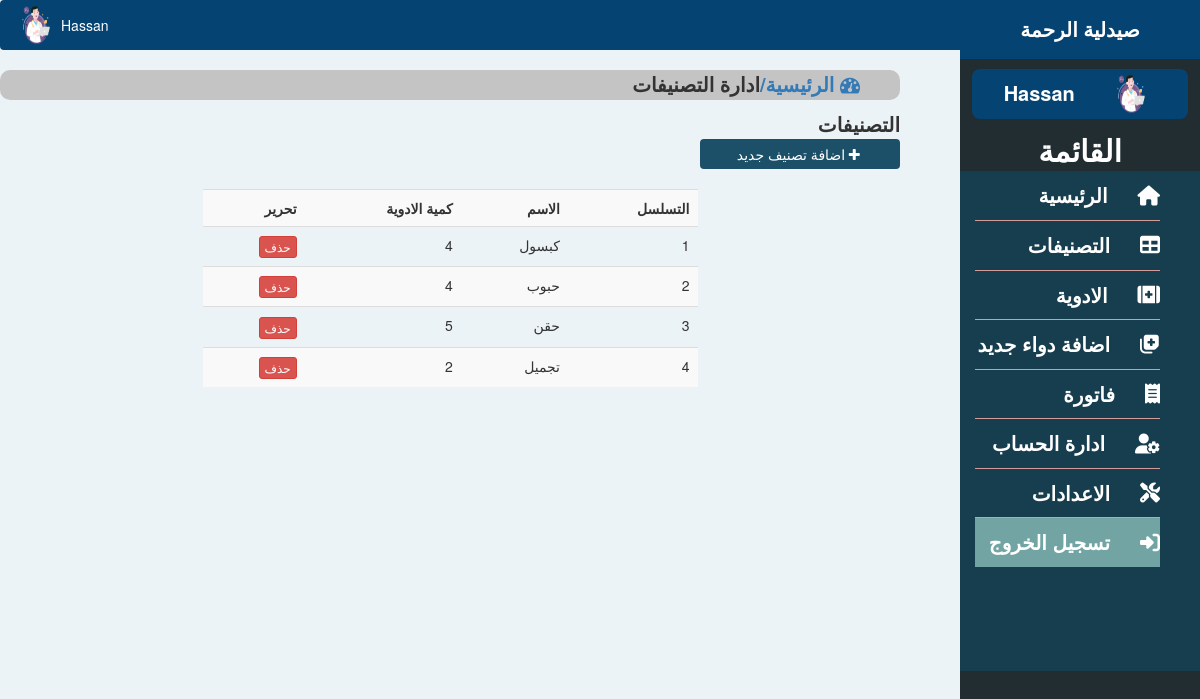
Screenshot of /manageCat.php (signed in) with the database file from the repository.
### tables this page shows
CREATE TABLE `site` (
  `id` int(11) NOT NULL,
  `title` varchar(222) NOT NULL,
  `name` varchar(222) NOT NULL
);

CREATE TABLE `users` (
  `id` int(11) NOT NULL,
  `email` varchar(222) NOT NULL,
  `password` varchar(222) NOT NULL,
  `name` varchar(222) NOT NULL,
  `pic` varchar(222) NOT NULL,
  `number` varchar(222) NOT NULL,
  `date` timestamp NOT NULL DEFAULT current_timestamp()
);

CREATE TABLE `categories` (
  `id` int(11) NOT NULL,
  `name` varchar(222) NOT NULL,
  `pic` varchar(111) NOT NULL,
  `details` varchar(333) NOT NULL,
  `date` timestamp NOT NULL DEFAULT current_timestamp()
);

### assets/function.php (called while the page is built, shortened)
<?php
function siteName()
{
	global $con;
	$array = $con->query("select * from site where id='1'");
	$row = $array->fetch_assoc();
	return $row['name'];
}
?>

### assets/db.php (called while the page is built, shortened)
<?php
    $con = new mysqli('localhost','root','','store');
    $array = $con->query("select * from users where id ='$_SESSION[userId]'");
    $user = $array->fetch_assoc();
?>

### manageCat.php (the view, shortened to what this page needs)
<?php require "assets/function.php" ?>
<?php require 'assets/db.php';?>
<!DOCTYPE html>
<html lang="ar" dir="rtl">
<head>
<link rel="stylesheet" href="https://kit.fontawesome.com/24db1592a4.css">
  <?php require "assets/autoloader.php" ?>
</head>
<body>
<div class="dashboard">
  <div class="header">
    <a href="index.php"><?php echo strtoupper(siteName()); ?> </a>
  </div>
  <div class="info-doc">
    <div><img src="photo/<?php echo $user['pic'] ?>" ></div>
    <div class="name-doc"><?php echo ucfirst($user['name']); ?></div>
  </div>
  <div class="main-menu">القائمة</div>
  <div>
    <div class="main-side">
      <ul>
      <a href="dashbord.php"><li ><i class="fa-solid fa-house"></i> <p> الرئيسية</p> </li></a>
      <a href="index.php"><li ><i class="fa-solid fa-table"></i> <p> التصنيفات</p> </li></a>        <a href="inventeries.php"><li><i class="fa-solid fa-kit-medical"></i> <p> الادوية</p>  </li></a>
        <a href="addnew.php"><li><i class="fa-solid fa-notes-medical"></i><p>  اضافة دواء جديد</p> </li></a>
        <a href="billing.php"><li><i class="fa-solid fa-receipt"></i><p> فاتورة</p></li></a>
        <a href="accountSetting.php"><li><i class="fa-solid fa-user-gear"></i> <p>   ادارة الحساب</p> </li></a>
        <a href="sitesetting.php"><li><i class="fa-solid fa-screwdriver-wrench"></i> <p>الاعدادات </p></li></a>
        <a href="logout.php"><li class="logout"><i class="fa-solid fa-right-to-bracket"></i><p>   تسجيل الخروج</p></li></a>
      </ul>
    </div>
  </div>
</div>
<div class="left-side" >
  <div class="navbar">
      <div><img class="pic" src="photo/<?php echo $user['pic'] ?>" ></div>
      <div ></div><?php echo ucfirst($user['name']) ?></div>
  </div>
  <div class="content-category">
    <ol class="header-contnet-path ">
      <li><a href="index.php"><i class="fa fa-dashboard"></i> الرئيسية/</a></li>
      <li class="active">ادارة التصنيفات</li>
    </ol>
    <div class="category-style">
      <span >التصنيفات </span>
      <button data-toggle="modal" data-target="#addIn"><i class="fa fa-plus fa-fw"> </i>اضافة تصنيف جديد</button>
    </div>
  <?php
  	$i=0;
    $array = $con->query("select * from categories");
    ?>
    <br>
    <table class="table table-hover table-striped " style="width: 55%;margin: auto;">
    	<tr>
    		<th style="text-align:right">التسلسل</th>
    		<th style="text-align:right">الاسم</th>
    		<th style="text-align:right">كمية الادوية</th>
    		<th style="text-align:right">تحرير</th>
    	</tr>
    <?php
    while ($row = $array->fetch_assoc())
    {
    	$i++;
      $array2 = $con->query("select count(*) as qty from inventeries where catId = '$row[id]'");
      $row2 = $array2->fetch_assoc();
  ?>
    <tr>
    	<td><?php echo $i ?></td>
    	<td><?php echo $row['name']; ?></td>
    	<td><?php echo $row2['qty']; ?></td>
    	<td><a href="delete.php?category=<?php echo $row['id'] ?>"><button class="btn btn-xs btn-danger">حذف</button></a></td>
    </tr>
  <?php
    }
    echo "</table>";
   ?>
  </div>
</body>
</html>

### rows the page displays
site: name "صيدلية الرحمة"
users: pic (picture), name "Hassan"
categories: name "كبسول", qty "4"
categories: name "حبوب", qty "4"
categories: name "حقن", qty "5"
categories: name "تجميل", qty "2"
